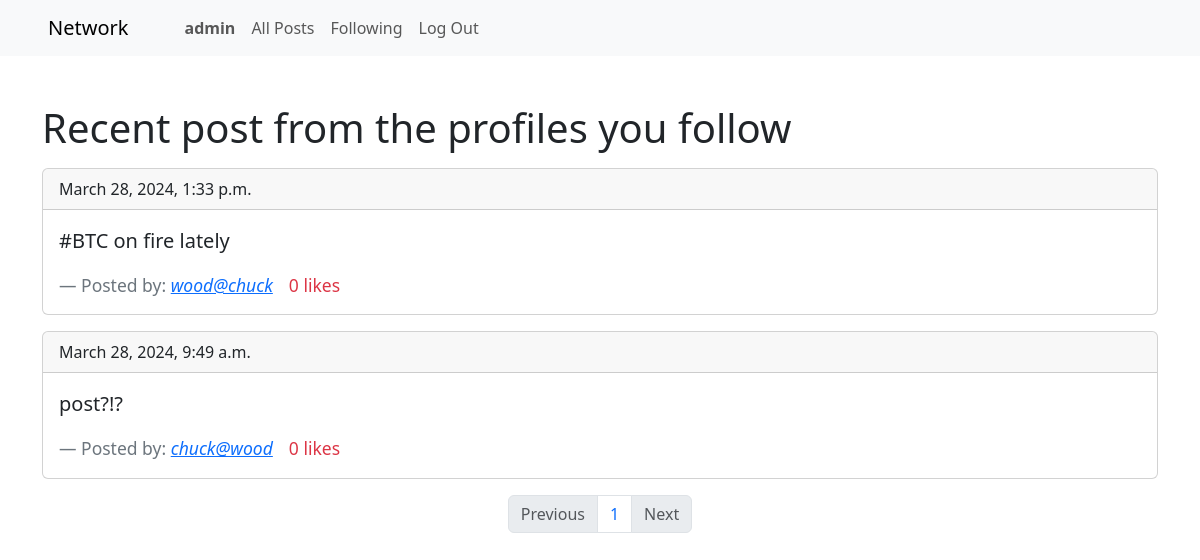
The app's page /following (signed in), older data.
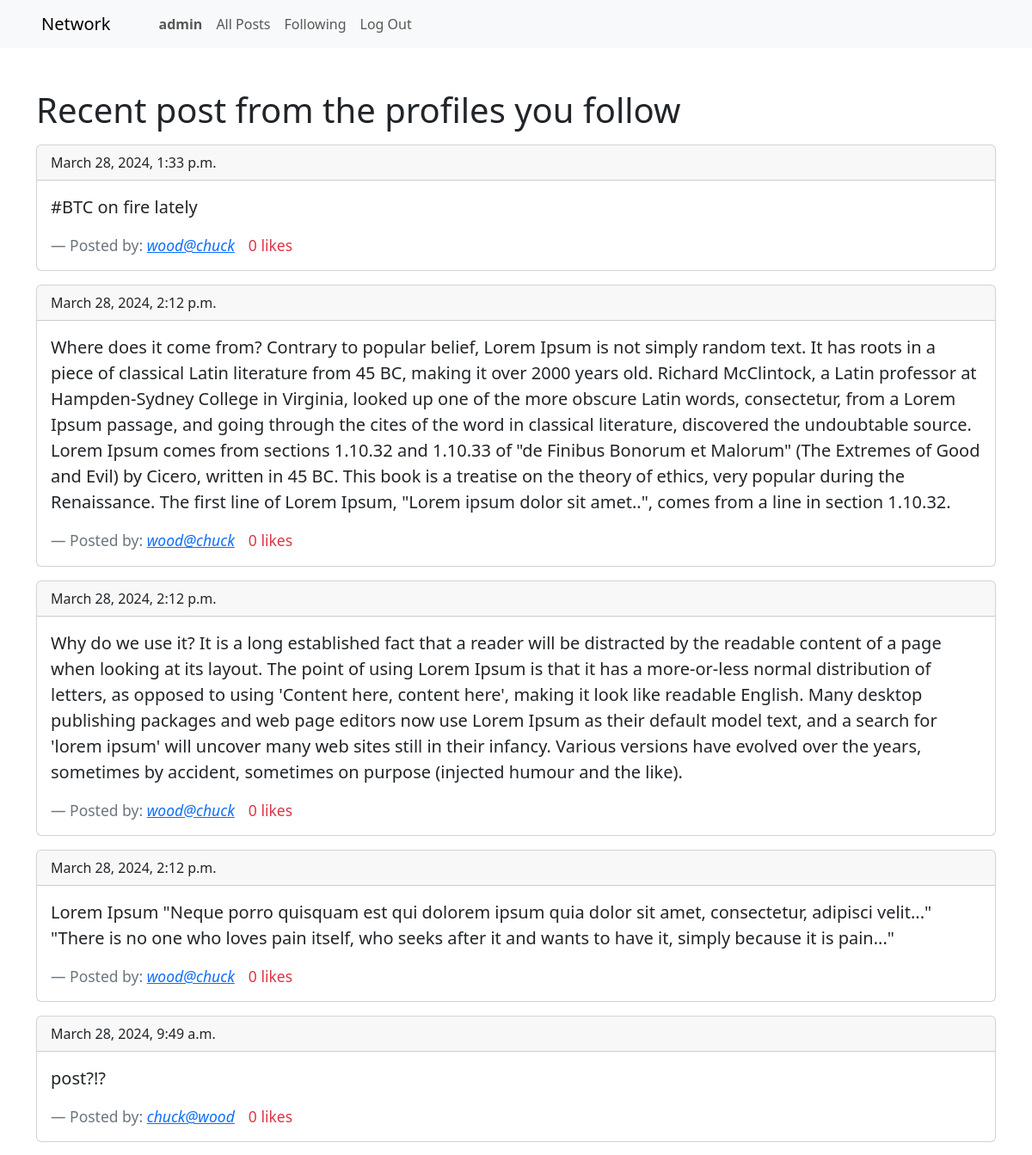
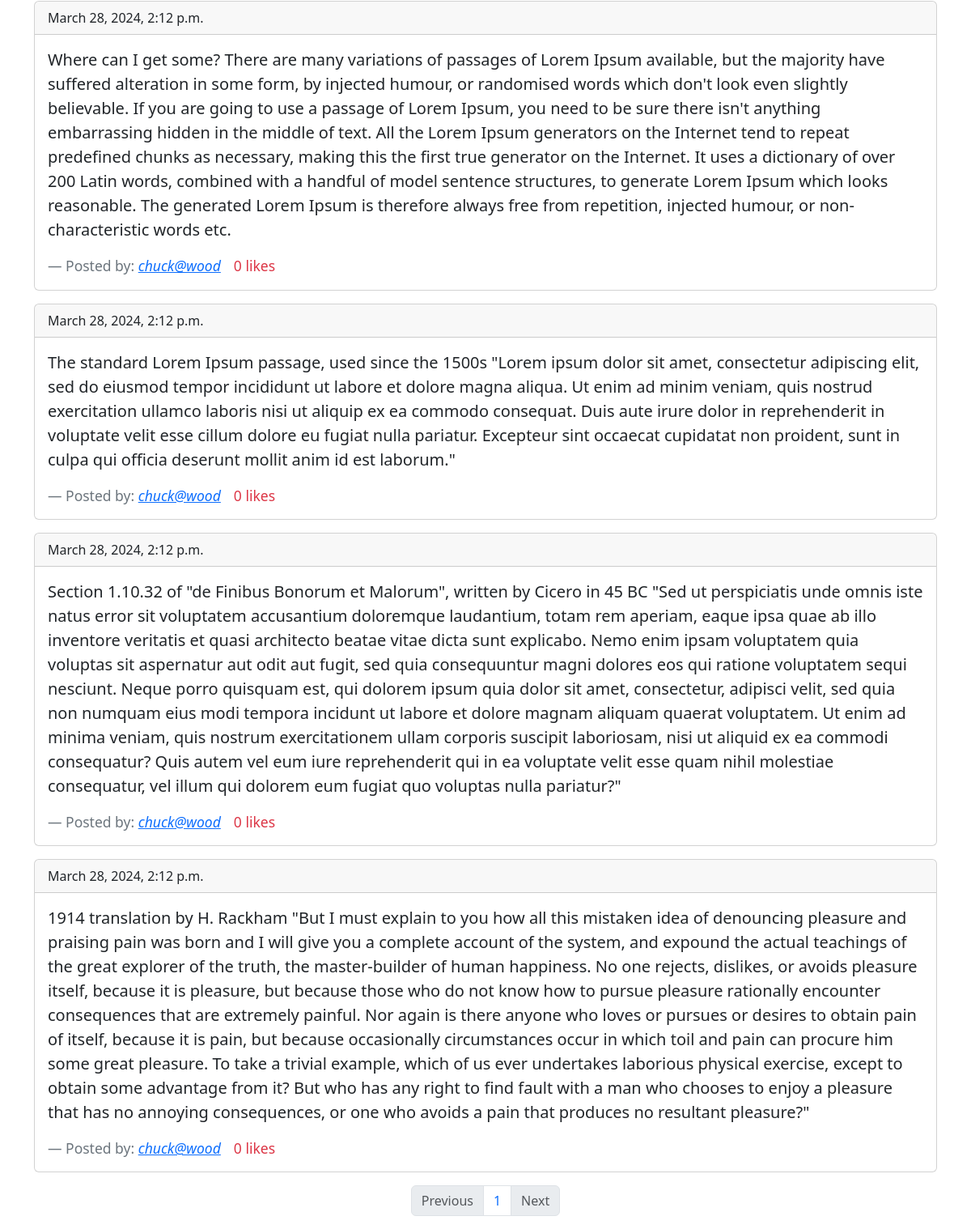
The same page, newer data (2 pictures, top to bottom).
### network/models.py (models this page shows, shortened)
class Post(models.Model):
    user = models.ForeignKey(User, on_delete=models.CASCADE, related_name='posts')
    content = models.TextField(max_length=1000)
    likes = models.IntegerField(default=0)
    timestamp = models.DateTimeField(auto_now_add=True)

class User(AbstractUser):
    pass

### network/views.py (the view)
# urls.py: path("following", views.following, name="following"),
@login_required
def following(request):
    current_user = User.objects.get(username=request.user)
    profiles_following = current_user.following.all()
    profiles = [follower.profile for follower in profiles_following]
    posts = Post.objects.filter(user__in=profiles)
    if len(posts) < 1:
        messages.warning(request, "No posts to display.")
    p = Paginator(posts, 10)
    page_number = request.GET.get('page')
    if not page_number:
        page_number = 1
    try:
        page_obj = p.page(page_number)
    except InvalidPage:
        page_obj = p.page(1)
    return render(request, "network/following.html", {
        "page_obj": page_obj,
    })

### network/templates/network/following.html (shortened to what this page needs)
{% extends "network/layout.html" %}
{% load static %}
{% block body %}
    <div class="container">
        <h1 class="mt-5 mb-3">Recent post from the profiles you follow</h1>
        {% if user.is_authenticated %}
            {% for post in page_obj %}
                <div class="card mb-3">
                    <div class="card-header">{{ post.timestamp }}</div>
                    <div class="card-body">
                        <blockquote class="blockquote mb-0">
                            <p>{{ post.content }}</p>
                            <footer class="d-flex flex-row blockquote-footer mt-2">
                                Posted by:{{ "&nbsp;" }}
                                <cite title="Source Title">
                                    <a href="{% url "user_profile" post.user.id %}">
                                        {{ post.user }}
                                    </a>
                                </cite>
                                <div class="link link-danger ms-3" id="like_post">
                                    {% if post.likes == 1 %}
                                        {{ post.likes }} like
                                    {% else %}
                                        {{ post.likes }} likes
                                    {% endif %}
                                </div>
                            </footer>
                        </blockquote>
                    </div>
                </div>
            {% endfor %}
        {% endif %}
        {% if page_obj.end_index >= 1%}
            <nav aria-label="Page navigation example">
                <ul class="pagination justify-content-center">
                    {% if page_obj.has_previous %}
                        <li class="page-item">
                            <a class="page-link" href="?page={{ page_obj.previous_page_number }}">Previous</a>
                        </li>
                    {% else %}
                        <li class="page-item disabled">
                            <a class="page-link" href="#">Previous</a>
                        </li>
                    {% endif %}
                    {% for num in page_obj.paginator.page_range %}
                        <li class="page-item"><a class="page-link" href="?page={{ num }}">{{ num }}</a></li>
                    {% endfor %}
                    {% if page_obj.has_next %}
                        <li class="page-item">
                            <a class="page-link" href="?page={{ page_obj.next_page_number }}">Next</a>
                        </li>
                    {% else %}
                        <li class="page-item disabled">
                            <a class="page-link" href="#">Next</a>
                        </li>
                    {% endif %}
                </ul>
            </nav>
        {% endif %}
    </div>
{% endblock body %}

Row changes from the older to the newer data that the page shows:
added Post: timestamp "March 28, 2024, 2:12 p.m.", content "Where does it come from? Contrary to popular belief, Lorem Ipsum is not simply random text. It has roots in a piece of classical Latin literature from 45 BC, making it over 2000 years old. Richard McClintock, a Latin professor at Hampden-Sydney College in Virginia, looked up one of the more obscure Latin words, consectetur, from a Lorem Ipsum passage, and going through the cites of the word in classical literature, discovered the undoubtable source. Lorem Ipsum comes from sections 1.10.32 and 1.10.33 of \"de Finibus Bonorum et Malorum\" (The Extremes of Good and Evil) by Cicero, written in 45 BC. This book is a treatise on the theory of ethics, very popular during the Renaissance. The first…", user "wood@chuck", likes "0"
added Post: timestamp "March 28, 2024, 2:12 p.m.", content "Why do we use it? It is a long established fact that a reader will be distracted by the readable content of a page when looking at its layout. The point of using Lorem Ipsum is that it has a more-or-less normal distribution of letters, as opposed to using 'Content here, content here', making it look like readable English. Many desktop publishing packages and web page editors now use Lorem Ipsum as their default model text, and a search for 'lorem ipsum' will uncover many web sites still in their infancy. Various versions have evolved over the years, sometimes by accident, sometimes on purpose (injected humour and the like).", user "wood@chuck", likes "0"
added Post: timestamp "March 28, 2024, 2:12 p.m.", content "Lorem Ipsum \"Neque porro quisquam est qui dolorem ipsum quia dolor sit amet, consectetur, adipisci velit...\" \"There is no one who loves pain itself, who seeks after it and wants to have it, simply because it is pain...\"", user "wood@chuck", likes "0"
added Post: timestamp "March 28, 2024, 2:12 p.m.", content "Where can I get some? There are many variations of passages of Lorem Ipsum available, but the majority have suffered alteration in some form, by injected humour, or randomised words which don't look even slightly believable. If you are going to use a passage of Lorem Ipsum, you need to be sure there isn't anything embarrassing hidden in the middle of text. All the Lorem Ipsum generators on the Internet tend to repeat predefined chunks as necessary, making this the first true generator on the Internet. It uses a dictionary of over 200 Latin words, combined with a handful of model sentence structures, to generate Lorem Ipsum which looks reasonable. The generated Lorem Ipsum is therefore…", user "chuck@wood", likes "0"
added Post: timestamp "March 28, 2024, 2:12 p.m.", content "The standard Lorem Ipsum passage, used since the 1500s \"Lorem ipsum dolor sit amet, consectetur adipiscing elit, sed do eiusmod tempor incididunt ut labore et dolore magna aliqua. Ut enim ad minim veniam, quis nostrud exercitation ullamco laboris nisi ut aliquip ex ea commodo consequat. Duis aute irure dolor in reprehenderit in voluptate velit esse cillum dolore eu fugiat nulla pariatur. Excepteur sint occaecat cupidatat non proident, sunt in culpa qui officia deserunt mollit anim id est laborum.\"", user "chuck@wood", likes "0"
added Post: timestamp "March 28, 2024, 2:12 p.m.", content "Section 1.10.32 of \"de Finibus Bonorum et Malorum\", written by Cicero in 45 BC \"Sed ut perspiciatis unde omnis iste natus error sit voluptatem accusantium doloremque laudantium, totam rem aperiam, eaque ipsa quae ab illo inventore veritatis et quasi architecto beatae vitae dicta sunt explicabo. Nemo enim ipsam voluptatem quia voluptas sit aspernatur aut odit aut fugit, sed quia consequuntur magni dolores eos qui ratione voluptatem sequi nesciunt. Neque porro quisquam est, qui dolorem ipsum quia dolor sit amet, consectetur, adipisci velit, sed quia non numquam eius modi tempora incidunt ut labore et dolore magnam aliquam quaerat voluptatem. Ut enim ad minima veniam, quis nostrum…", user "chuck@wood", likes "0"
added Post: timestamp "March 28, 2024, 2:12 p.m.", content "1914 translation by H. Rackham \"But I must explain to you how all this mistaken idea of denouncing pleasure and praising pain was born and I will give you a complete account of the system, and expound the actual teachings of the great explorer of the truth, the master-builder of human happiness. No one rejects, dislikes, or avoids pleasure itself, because it is pleasure, but because those who do not know how to pursue pleasure rationally encounter consequences that are extremely painful. Nor again is there anyone who loves or pursues or desires to obtain pain of itself, because it is pain, but because occasionally circumstances occur in which toil and pain can procure him some great…", user "chuck@wood", likes "0"
